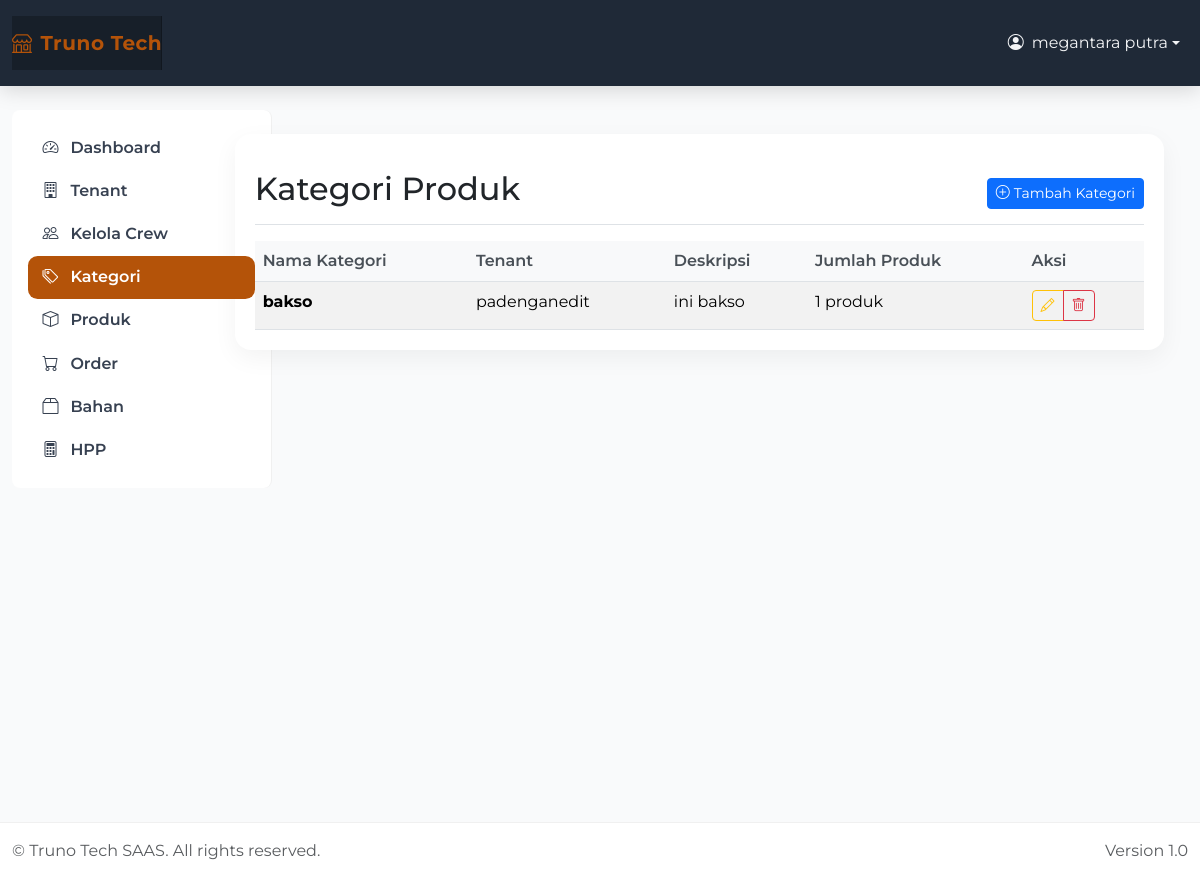
The app's page /products/categories/ (signed in) with its own data.
### apps/products/models.py (models this page shows, shortened)
class ProductCategory(models.Model):
    tenant = models.ForeignKey(Tenant, on_delete=models.CASCADE, related_name='categories')
    name = models.CharField(max_length=100)
    description = models.TextField(blank=True)
    created_by = models.ForeignKey(User, on_delete=models.CASCADE)
    created_at = models.DateTimeField(auto_now_add=True)
    updated_at = models.DateTimeField(auto_now=True)
    class Meta:
        db_table = 'product_categories'
        unique_together = ['tenant', 'name']
        ordering = ['name']

### apps/tenants/models.py (models this page shows, shortened)
class Tenant(models.Model):
    owner = models.ForeignKey(User, on_delete=models.CASCADE, related_name='tenants')
    name = models.CharField(max_length=200)
    address = models.TextField()
    phone = models.CharField(max_length=15)
    is_active = models.BooleanField(default=True)
    created_at = models.DateTimeField(auto_now_add=True)
    updated_at = models.DateTimeField(auto_now=True)
    class Meta:
        db_table = 'tenants'
        ordering = ['-created_at']

### apps/products/views.py (the view)
# urls.py: path('categories/', views.category_list_view, name='category_list'),
def category_list_view(request):
    tenants = get_accessible_tenants(request.user)
    categories = ProductCategory.objects.filter(tenant__in=tenants).select_related('tenant')
    return render(request, 'products/category_list.html', {
        'categories': categories,
        'tenants': tenants
    })

### apps/products/views.py (called while the page is built)
def get_accessible_tenants(user):
    if not hasattr(user, 'userprofile'):
        return Tenant.objects.none()
    if user.userprofile.role == 'client':
        return Tenant.objects.filter(owner=user)
    elif user.userprofile.role == 'crew':
        return Tenant.objects.filter(tenant_accesses__crew=user)
    return Tenant.objects.none()

### apps/products/templates/products/category_list.html (shortened to what this page needs)
{% extends 'base.html' %}
{% block content %}
<div class="d-flex justify-content-between flex-wrap flex-md-nowrap align-items-center pt-3 pb-2 mb-3 border-bottom">
    <h1 class="h2">Kategori Produk</h1>
    <div class="btn-toolbar mb-2 mb-md-0">
        <a href="{% url 'products:category_create' %}" class="btn btn-sm btn-primary">
            <i class="bi bi-plus-circle me-1"></i>Tambah Kategori
        </a>
    </div>
</div>
{% if categories %}
    <div class="table-responsive">
        <table class="table table-striped">
            <thead>
                <tr>
                    <th>Nama Kategori</th>
                    <th>Tenant</th>
                    <th>Deskripsi</th>
                    <th>Jumlah Produk</th>
                    <th>Aksi</th>
                </tr>
            </thead>
            <tbody>
                {% for category in categories %}
                <tr>
                    <td><strong>{{ category.name }}</strong></td>
                    <td>{{ category.tenant.name }}</td>
                    <td>{{ category.description|truncatewords:10|default:"Tidak ada deskripsi" }}</td>
                    <td>{{ category.products.count }} produk</td>
                    <td>
                        <div class="btn-group btn-group-sm" role="group">
                            <a href="{% url 'products:category_edit' category.id %}" class="btn btn-outline-warning">
                                <i class="bi bi-pencil"></i>
                            </a>
                            <a href="{% url 'products:category_delete' category.id %}"
                               class="btn btn-outline-danger"
                               onclick="return confirm('Yakin ingin menghapus kategori ini?')">
                                <i class="bi bi-trash"></i>
                            </a>
                        </div>
                    </td>
                </tr>
                {% endfor %}
            </tbody>
        </table>
    </div>
{% endif %}
{% endblock %}

### templates/base.html (shortened to what this page needs)
{% load static %}
<!DOCTYPE html>
<html lang="id" data-bs-theme="light">
<head>
  <link href="https://cdn.jsdelivr.net/npm/bootstrap@5.3.3/dist/css/bootstrap.min.css" rel="stylesheet" />
  <link href="https://cdn.jsdelivr.net/npm/bootstrap-icons@1.11.3/font/bootstrap-icons.css" rel="stylesheet" />
  <link rel="stylesheet" href="{% static 'css/custom.css' %}">
</head>
<body class="d-flex flex-column">
{% if user.is_authenticated %}
  <nav class="navbar navbar-expand-lg navbar-dark app-navbar py-3">
    <div class="container-fluid">
      <a class="navbar-brand d-flex align-items-center" href="{% url 'dashboard:home' %}">
        <i class="bi bi-shop me-2"></i>
        Truno Tech
      </a>
      <div class="collapse navbar-collapse" id="topbarNav">
        <ul class="navbar-nav ms-auto">
          <li class="nav-item dropdown">
            <a class="nav-link dropdown-toggle d-flex align-items-center" href="#" role="button" data-bs-toggle="dropdown" aria-expanded="false">
              <i class="bi bi-person-circle me-2"></i>
              {{ user.get_full_name|default:user.username }}
            </a>
          </li>
        </ul>
      </div>
    </div>
  </nav>
  <div class="container-fluid app-shell py-4">
    <div class="row g-3">
      <aside class="col-lg-3 col-xl-2 d-none d-lg-block">
        <div class="app-sidebar rounded-3 p-3">
          <div class="sidebar-inner">
            {% url 'dashboard:home' as dashboard_url %}
            {% url 'accounts:create_client' as create_client_url %}
            {% url 'tenants:list' as tenants_url %}
            {% url 'accounts:create_crew' as create_crew_url %}
            {% url 'products:category_list' as category_url %}
            {% url 'products:list' as products_url %}
            {% url 'orders:list' as orders_url %}
            {% url 'hpp:bahan_list' as bahan_url %}
            {% url 'hpp:list' as hpp_url %}
            <nav class="nav flex-column side-nav">
              <a class="nav-link {% if request.path == dashboard_url %}active{% endif %}" href="{{ dashboard_url }}">
                <i class="bi bi-speedometer2"></i> <span>Dashboard</span>
              </a>
              {% if user.userprofile.role == 'client' %}
                <a class="nav-link {% if request.path == tenants_url %}active{% endif %}" href="{{ tenants_url }}">
                  <i class="bi bi-building"></i> <span>Tenant</span>
                </a>
                <a class="nav-link {% if request.path == create_crew_url %}active{% endif %}" href="{{ create_crew_url }}">
                  <i class="bi bi-people"></i> <span>Kelola Crew</span>
                </a>
              {% endif %}
              {% if user.userprofile.role == 'client' or user.userprofile.role == 'crew' %}
                <a class="nav-link {% if request.path == category_url %}active{% endif %}" href="{{ category_url }}">
                  <i class="bi bi-tags"></i> <span>Kategori</span>
                </a>
                <a class="nav-link {% if request.path == products_url %}active{% endif %}" href="{{ products_url }}">
                  <i class="bi bi-box"></i> <span>Produk</span>
                </a>
                <a class="nav-link {% if request.path == orders_url %}active{% endif %}" href="{{ orders_url }}">
                  <i class="bi bi-cart"></i> <span>Order</span>
                </a>
              {% endif %}
              {% if user.userprofile.role == 'client' %}
                <a class="nav-link {% if request.path == bahan_url %}active{% endif %}" href="{{ bahan_url }}">
                  <i class="bi bi-box2"></i> <span>Bahan</span>
                </a>
                <a class="nav-link {% if request.path == hpp_url %}active{% endif %}" href="{{ hpp_url }}">
                  <i class="bi bi-calculator"></i> <span>HPP</span>
                </a>
              {% endif %}
            </nav>
          </div>
        </div>
      </aside>
      <main class="col-lg-9 col-xl-10">
        <div class="app-main">
          <div class="content-wrapper">
            {% block content %}{% endblock %}
          </div>
        </div>
      </main>
    </div>
  </div>
  <footer class="app-footer mt-auto py-3">
    <div class="container-fluid d-flex justify-content-between align-items-center">
      <span class="text-muted">&copy; {{ now|date:'Y' }} Truno Tech SAAS. All rights reserved.</span>
      <span class="text-muted">Version 1.0</span>
    </div>
  </footer>
{% else %}
  <main class="container py-5">
    {% block login_content %}{% endblock %}
  </main>
{% endif %}
</body>
</html>

### static/css/custom.css (style rules this page uses)
body { font-family: 'Segoe UI', Tahoma, Geneva, Verdana, sans-serif; }
.navbar-brand { padding-top: .75rem; padding-bottom: .75rem; font-size: 1rem; background-color: rgba(0, 0, 0, .25); box-shadow: inset -1px 0 0 rgba(0, 0, 0, .25); }
.table { margin-bottom: 0; }
.table th { border-top: none; font-weight: 600; color: #495057; background-color: #f8f9fa; }
.btn { border-radius: 0.375rem; }
.btn-group-sm > .btn, .btn-sm { border-radius: 0.25rem; }

### templates/base.html (style rules this page uses)
:root { --brand: #1f2937; --brand-accent: #b45309; --brand-hover: #d97706; --bg-soft: #f9fafb; --radius: 1rem; }
html, body { height: 100%; }
body { background: var(--bg-soft); font-family: 'Montserrat', sans-serif; }
.app-navbar { background: var(--brand); box-shadow: 0 4px 20px rgba(0,0,0,.15); z-index: 1031; }
.app-navbar .navbar-brand { font-weight: 700; font-size: 1.25rem; letter-spacing: .5px; color: var(--brand-accent)!important; }
.app-navbar .nav-link { color: #f3f4f6; }
.app-shell { min-height: calc(100vh - 64px); }
.app-sidebar { width: 260px; background: #ffffff; border-right: 1px solid rgba(0,0,0,.06); }
.sidebar-inner { position: sticky; top: 1rem; }
.app-main { padding: 1.5rem; }
.content-wrapper { background: #fff; border-radius: var(--radius); box-shadow: 0 8px 24px rgba(0,0,0,.05); padding: 1.25rem; }
.side-nav .nav-link { display:flex; align-items:center; gap:.75rem; color:#374151; font-weight:600; padding:.6rem .9rem; border-radius:.6rem; }
.side-nav .nav-link.active { background:var(--brand-accent); color:#fff; }
.app-footer { background:#fff; border-top:1px solid rgba(0,0,0,.06); }

### records on screen
ProductCategory: name "bakso", tenant.name "padenganedit", description "ini bakso", products.count "1"

### other values on screen
{{ user.get_full_name|default:user.username }} "megantara putra"
